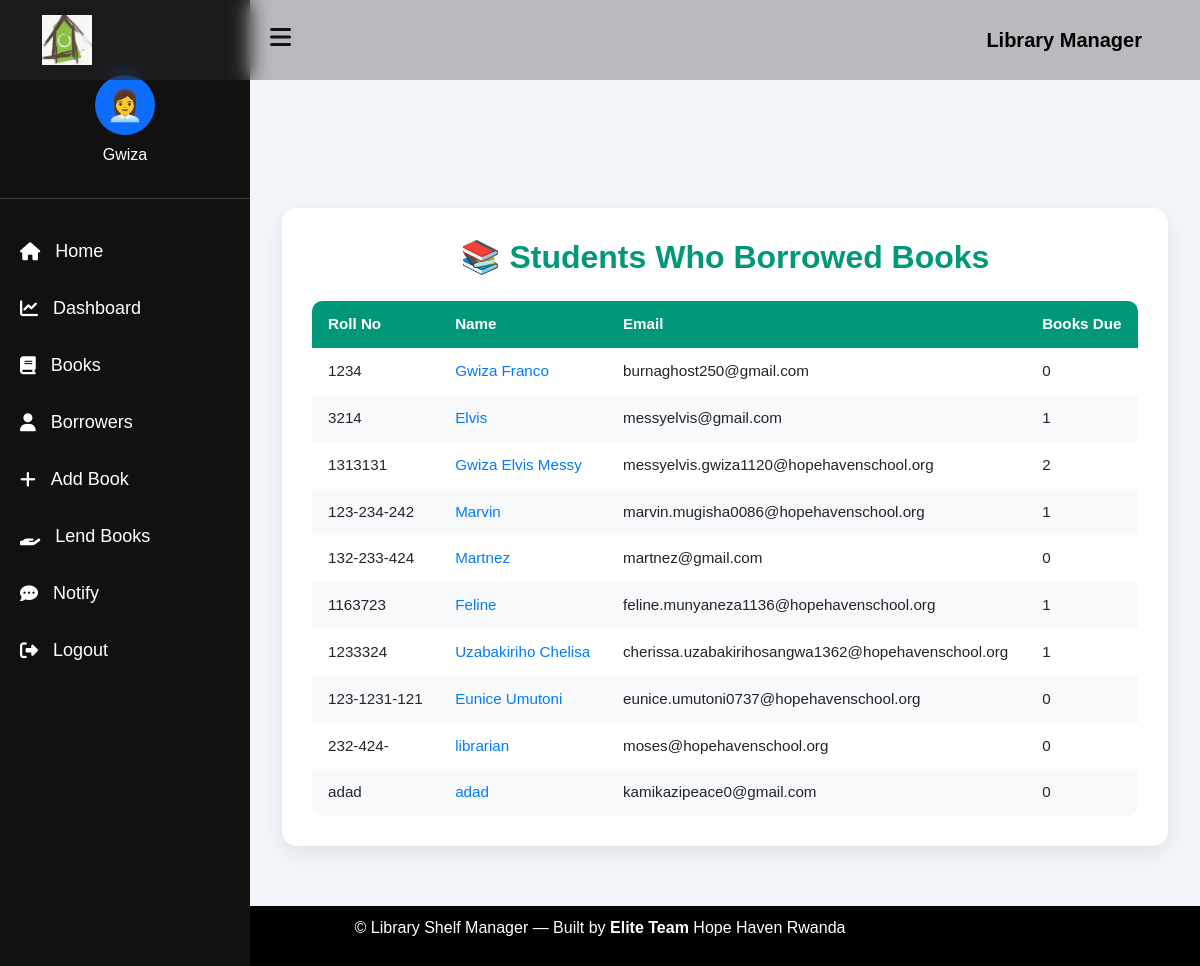
/search/students/ (signed in), run on an earlier commit of the app's database.
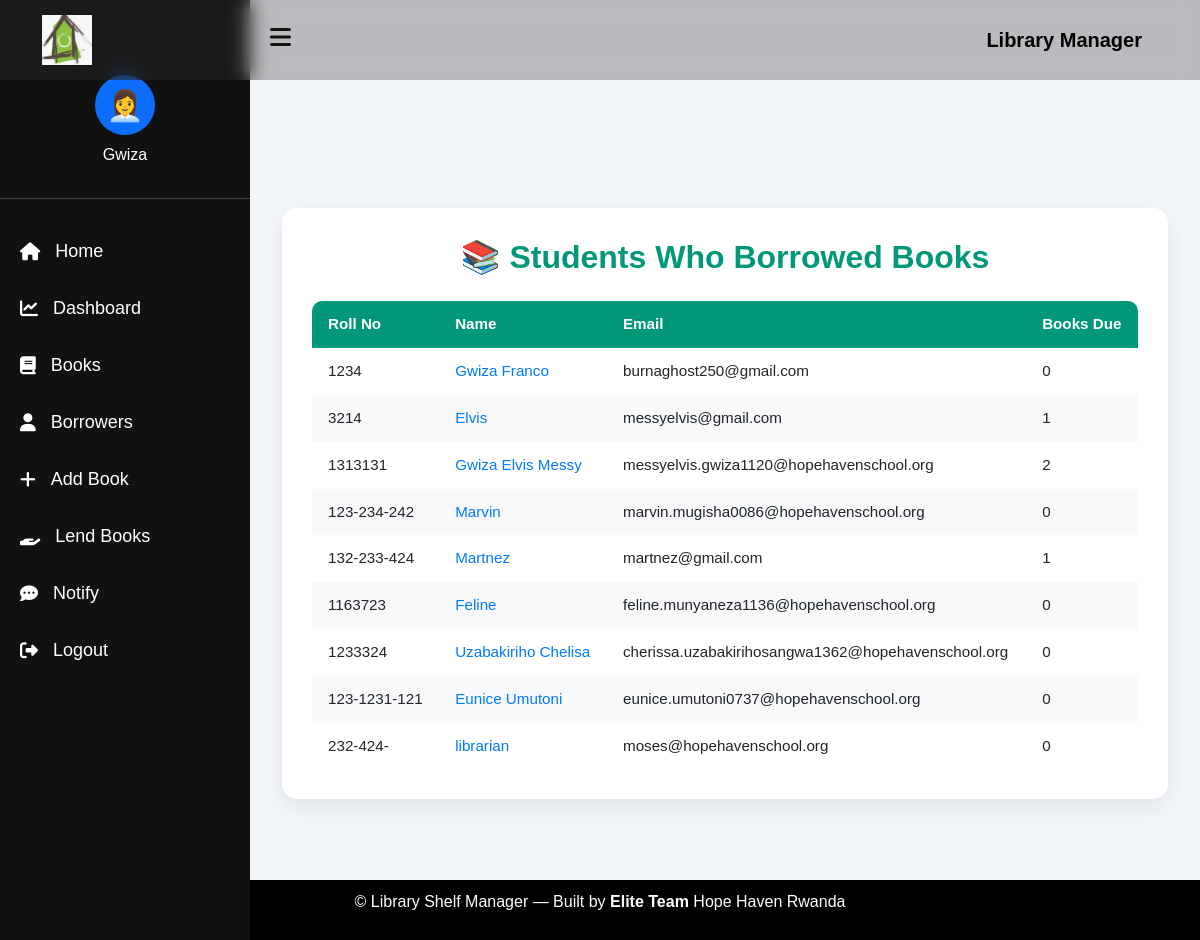
And on a later commit of the database.
### lib_app/models.py (models this page shows, shortened)
class Student(models.Model):
    roll_no = models.CharField(max_length=10, unique=True)
    name = models.CharField(max_length=10)
    branch = models.CharField(max_length=3)
    contact_no = models.CharField(max_length=10)
    total_books_due = models.IntegerField(default=0)
    email = models.EmailField(unique=True)
    pic = models.ImageField(blank=True, upload_to='profile_image')

### lib_app/views.py (the view)
# urls.py: path('search/students/', views.search_student, name='search_student'),
@login_required
def search_student(request):
    query_string = request.GET.get('q', '').strip()
    students = Student.objects.filter(get_query(query_string, ['roll_no', 'name', 'email'])) if query_string else Student.objects.all()
    return render(request, 'books/student_list.html', {'students': students, 'query': query_string})

### lib_app/templates/books/student_list.html (shortened to what this page needs)
{% extends 'books/base.html' %}
{% block content %}
<div class="students-container">
    <div class="students-card">
        <h2>📚 Students Who Borrowed Books</h2>
        {% if students %}
        <table>
            <thead>
                <tr>
                    <th>Roll No</th>
                    <th>Name</th>
                    <th>Email</th>
                    <th>Books Due</th>
                </tr>
            </thead>
            <tbody>
                {% for student in students %}
                    {% if student.id %}
                    <tr>
                        <td data-label="Roll No">{{ student.roll_no }}</td>
                        <td data-label="Name">
                            <a href="{% url 'student_detail_view' student.id %}">{{ student.name }}</a>
                        </td>
                        <td data-label="Email">{{ student.email }}</td>
                        <td data-label="Books Due">{{ student.total_books_due }}</td>
                    </tr>
                    {% endif %}
                {% endfor %}
            </tbody>
        </table>
        {% else %}
        <div class="empty-state">
            No students have borrowed books yet.
        </div>
        {% endif %}
    </div>
</div>
{% endblock %}

What changed in the data, as far as the page shows it:
removed Student: roll_no "adad", name "adad", email "kamikazipeace0@gmail.com", total_books_due "0"
changed Student "Marvin": total_books_due "1" → "0"
changed Student "Martnez": total_books_due "0" → "1"
changed Student "Feline": total_books_due "1" → "0"
changed Student "Uzabakiriho Chelisa": total_books_due "1" → "0"
